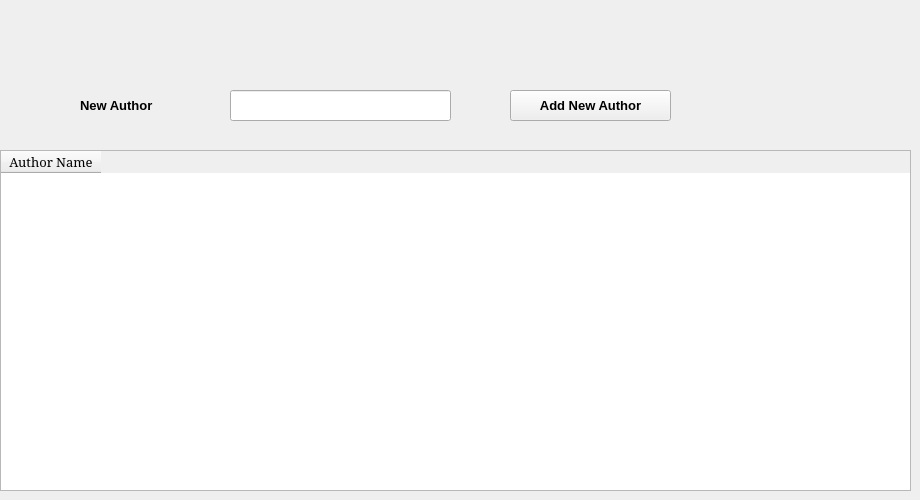
      <widget class="QWidget" name="tab_9">
       <attribute name="title">
        <string>Author</string>
       </attribute>
       <widget class="QLineEdit" name="lineEdit_22">
        <property name="geometry">
         <rect>
          <x>230</x>
          <y>90</y>
          <width>221</width>
          <height>31</height>
         </rect>
        </property>
       </widget>
       <widget class="QTableWidget" name="tableWidget_3">
        <property name="geometry">
         <rect>
          <x>0</x>
          <y>150</y>
          <width>911</width>
          <height>341</height>
         </rect>
        </property>
        <property name="font">
         <font>
          <family>Constantia</family>
          <pointsize>10</pointsize>
          <weight>9</weight>
          <italic>false</italic>
          <bold>false</bold>
         </font>
        </property>
        <property name="styleSheet">
         <string notr="true">font: 75 10pt &quot;Constantia&quot;;</string>
        </property>
        <column>
         <property name="text">
          <string>Author Name</string>
         </property>
        </column>
       </widget>
       <widget class="QLabel" name="label_29">
        <property name="geometry">
         <rect>
          <x>80</x>
          <y>90</y>
          <width>131</width>
          <height>31</height>
         </rect>
        </property>
        <property name="font">
         <font>
          <pointsize>10</pointsize>
          <weight>75</weight>
          <bold>true</bold>
         </font>
        </property>
        <property name="text">
         <string>New Author</string>
        </property>
       </widget>
       <widget class="QPushButton" name="pushButton_15">
        <property name="geometry">
         <rect>
          <x>510</x>
          <y>90</y>
          <width>161</width>
          <height>31</height>
         </rect>
        </property>
        <property name="font">
         <font>
          <pointsize>10</pointsize>
          <weight>75</weight>
          <bold>true</bold>
         </font>
        </property>
        <property name="text">
         <string>Add New Author</string>
        </property>
       </widget>
      </widget>
